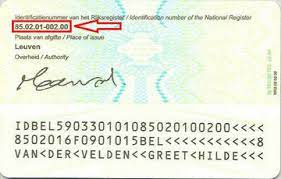
#> input picture data/raw/12.jpeg, 281 x 179 px
$ python -i utils_old.py   (imports and definitions only)   (older library calls are emulated)
#> lines starting #> are read from the running program, lines starting #| are printed output that depends on the picture; after the words box and inside, x2 and y2 are one past the last pixel; in counts of white or black regions, pixels touching at a corner belong together
#> further down, picture is the input picture: shape (179, 281, 3); mean B, G, R 222.3, 236.3, 232.1
from typing import List
import imutils
import cv2
import numpy as np
from typing import List


# [44 lines left out: functions get_skew_angle, rotate_image, not called in this run]


# Deskew image
def deskew(cvImage: np.array) -> np.array:
    angle = get_skew_angle(cvImage)
    return rotate_image(cvImage, -1.0 * angle)


def separate_lines(imageB, imageG):
    M, N = imageB.shape
    lines = []
    for i in range(0, M):
        if np.all(imageB[i, :] == 0):
            lines.append(i)
    l = []
    cmp = 0
    while cmp < len(lines) - 1:
        D = lines[cmp + 1] - lines[cmp]
        if D > 5:
            l.append(lines[cmp])
            l.append(lines[cmp + 1])
        cmp += 1
    l1 = imageG[0 : l[2], :]
    l2 = imageG[l[1] : l[4], :]
    l3 = imageG[l[3] :, :]
    images = [l1, l2, l3]
    l1 = imageB[0 : l[2], :]
    l2 = imageB[l[1] : l[4], :]
    l3 = imageB[l[3] :, :]
    images.append(l1)
    images.append(l2)
    images.append(l3)
    return images


def separate_characters(imageB, imageG):
    M, N = imageB.shape
    lines = [0]
    for i in range(0, N):
        if np.all(imageB[:, i] == 0):
            lines.append(i)
    l = []
    cmp = 0
    while cmp < len(lines) - 1:
        D = lines[cmp + 1] - lines[cmp]
        if D > 1:
            l.append(lines[cmp])
            l.append(lines[cmp + 1])
        cmp += 1
    characters = []
    characters.append(imageG[:, 0 : l[2]])
    cmp = 1
    while cmp < len(l) - 3:
        characters.append(imageG[:, l[cmp] : l[cmp + 3]])
        cmp += 2
    characters.append(imageG[:, l[-3] :])
    return characters


def get_characters_from_image(image: np.array) -> List[List]:
    image = cv2.cvtColor(image, cv2.COLOR_BGR2GRAY)
    rectKernel = cv2.getStructuringElement(cv2.MORPH_RECT, (13, 5))
    sqKernel = cv2.getStructuringElement(cv2.MORPH_RECT, (25, 25))
    image = imutils.resize(image, height=600)
#> image: shape (600, 941)
    gray = cv2.GaussianBlur(image, (3, 3), 0)
    blackhat = cv2.morphologyEx(gray, cv2.MORPH_BLACKHAT, rectKernel)
    gradX = cv2.Sobel(blackhat, ddepth=cv2.CV_32F, dx=1, dy=0, ksize=-1)
    gradX = np.absolute(gradX)
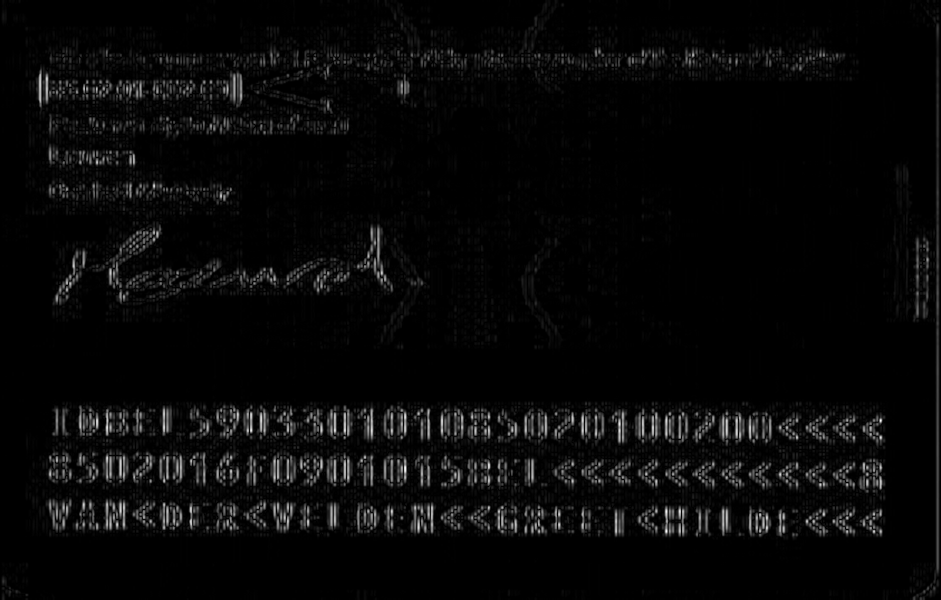
#> gradX: shape (600, 941) float32; min 0, max 2260, mean 76.9; drawn with min black and max white
    (minVal, maxVal) = (np.min(gradX), np.max(gradX))
#> minVal = 0; maxVal = 2260
    gradX = (255 * ((gradX - minVal) / (maxVal - minVal))).astype("uint8")
    gradX = cv2.morphologyEx(gradX, cv2.MORPH_CLOSE, rectKernel)
    thresh = cv2.threshold(gradX, 0, 255, cv2.THRESH_BINARY | cv2.THRESH_OTSU)[1]
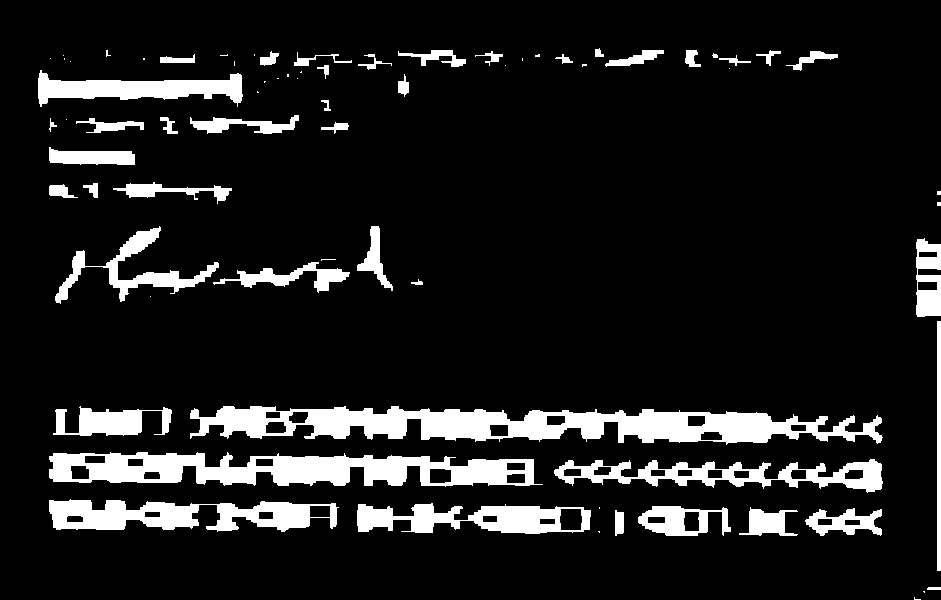
#> thresh: shape (600, 941); 11.2% white; 73 white regions (29 under 20 px), largest, box (x1, y1, x2, y2) and area: (190, 406, 883, 445) 14694, (49, 452, 543, 487) 10555, (49, 499, 339, 532) 5599
    thresh = cv2.morphologyEx(thresh, cv2.MORPH_CLOSE, sqKernel)
#> thresh: shape (600, 941); 23.8% white; 6 white regions, box (x1, y1, x2, y2) and area: (49, 406, 883, 536) 98333, (38, 50, 523, 204) 22904, (55, 226, 423, 304) 7430, (914, 238, 941, 600) 3199, (535, 48, 838, 71) 2436, (937, 191, 941, 206) 60
    thresh = cv2.erode(thresh, None, iterations=4)
#> thresh: shape (600, 941); 19.2% white; 18 white regions (6 under 20 px), largest, box (x1, y1, x2, y2) and area: (53, 410, 878, 532) 89105, (42, 57, 325, 194) 13778, (113, 232, 379, 291) 3093
    p = int(image.shape[1] * 0.05)
#> p = 47
    thresh[:, 0:p] = 0
#> thresh: shape (600, 941); 19.2% white; 18 white regions (6 under 20 px), largest, box (x1, y1, x2, y2) and area: (53, 410, 878, 532) 89105, (47, 57, 325, 194) 13655, (113, 232, 379, 291) 3093
    thresh[:, image.shape[1] - p :] = 0
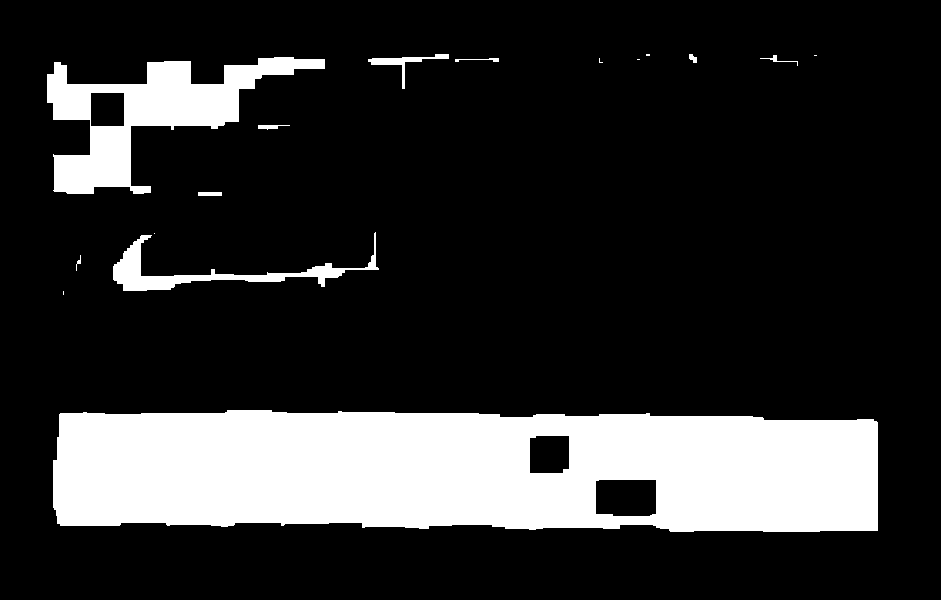
#> thresh: shape (600, 941); 18.9% white; 16 white regions (6 under 20 px)
    cnts = cv2.findContours(thresh.copy(), cv2.RETR_EXTERNAL, cv2.CHAIN_APPROX_SIMPLE)
#> cnts = 16 contours, 7 with area under 20; largest, box (x1, y1, x2, y2) and area: (53, 410, 878, 532) 91678, (47, 57, 325, 194) 14230, (113, 232, 379, 291) 2722, (368, 54, 449, 89) 390, (198, 192, 222, 196) 69
    cnts = imutils.grab_contours(cnts)
    cnts = sorted(cnts, key=cv2.contourArea, reverse=True)
    for c in cnts:
        (x, y, w, h) = cv2.boundingRect(c)
        ar = w / float(h)
        crWidth = w / float(gray.shape[1])
        # 4, 0.5
        if ar > 4 and crWidth > 0.3:
            pX = int((x + w) * 0.04)
            pY = int((y + h) * 0.04)
            (x, y) = (x - pX, y - pY)
            (w, h) = (w + (pX * 2), h + (pY * 2))
            roi = image[y : y + h, x : x + w]
            cv2.rectangle(image, (x, y), (x + w, y + h), (0, 255, 0), 2)
            break
#> this loop made 1 pass
#> (x, y, w, h, ar, crWidth, pX, pY) on pass 1: (18, 389, 895, 164, 6.76, 0.877, 35, 21)
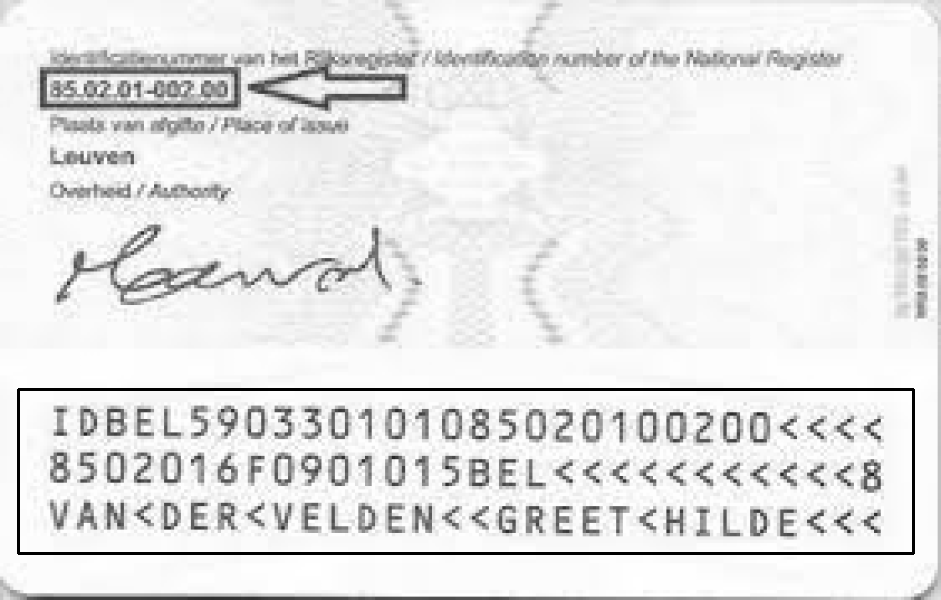
#> image: shape (600, 941); min 0, max 255, mean 230.6
    M, N = roi.shape
#> M = 164; N = 895
    roi[0:1, :] = 255
    roi[M - 1 : M, :] = 255
    roi[:, 0:1] = 255
    roi[:, N - 1 : N] = 255
    (thresh, im_bw1) = cv2.threshold(
        roi, 127, 255, cv2.THRESH_BINARY_INV | cv2.THRESH_OTSU
    )
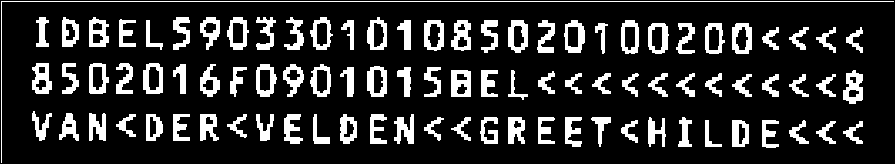
#> im_bw1: shape (164, 895); 17.3% white; 91 white regions, largest, box (x1, y1, x2, y2) and area: (1, 1, 894, 163) 1054, (843, 70, 863, 104) 423, (451, 70, 471, 97) 420
#> thresh = 181
    M, N = roi.shape
    im_bw1 = im_bw1[3:M, 3:N]
#> im_bw1: shape (161, 892); 16.9% white; 90 white regions, largest, box (x1, y1, x2, y2) and area: (840, 67, 860, 101) 423, (448, 67, 468, 94) 420, (505, 17, 525, 50) 395
    roi = roi[3:M, 3:N]
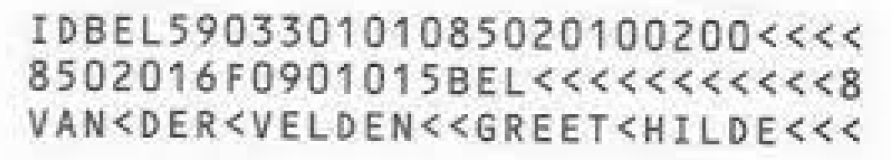
#> roi: shape (161, 892); min 35, max 255, mean 222.1
    images = separate_lines(im_bw1, roi)
#> after the loop in separate_lines, `for i in range(0, M):`: lines = 46 values from 0 to 160
#> the loop in separate_lines, `while cmp < len(lines) - 1:` made 45 passes
#> D on passes 1 to 12: 1, 1, 1, 1, 1, 1, 1, 1, 1, 1, 1, 1
#> after the loop in separate_lines, `while cmp < len(lines) - 1:`: cmp = 45; l = [13, 51, 59, 101, 107, 145]
#> in separate_lines, `l1 = imageB[0 : l[2], :]`: l1: shape (59, 892); 16.7% white; 30 white regions, largest, box (x1, y1, x2, y2) and area: (505, 17, 525, 50) 395, (729, 20, 749, 51) 391, (448, 17, 468, 48) 384
#> in separate_lines, `l2 = imageB[l[1] : l[4], :]`: l2: shape (56, 892); 15.6% white; 30 white regions, largest, box (x1, y1, x2, y2) and area: (840, 16, 860, 50) 423, (448, 16, 468, 43) 420, (29, 9, 49, 40) 393
#> in separate_lines, `l3 = imageB[l[3] :, :]`:
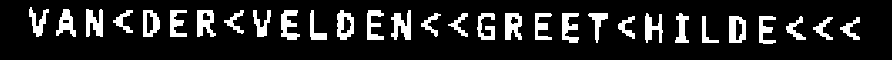
#> l3: shape (60, 892); 14.3% white; 30 white regions, largest, box (x1, y1, x2, y2) and area: (391, 10, 411, 40) 363, (505, 13, 522, 40) 344, (197, 10, 216, 37) 340
#> images = 6 items
    total = []
    for i in range(0, 3):
        characters = separate_characters(images[i + 3], images[i])
        characters = [
            cv2.resize(c, (40, 60), interpolation=cv2.INTER_AREA) for c in characters
        ]
        total.append(characters)
#> after the loop, total = 3 items
    return total

>>> import cv2
>>> picture = cv2.imread('../../data/raw/12.jpeg')
>>> result = get_characters_from_image(picture)
#> result = 3 items

$ run again, on data/raw/15.jpg
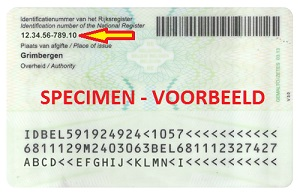
#> input picture data/raw/15.jpg, 300 x 196 px
#> picture is the input picture: shape (196, 300, 3); mean B, G, R 208.8, 219.7, 218.2
#> minVal = 0; maxVal = 2176
#> in get_characters_from_image, `thresh = cv2.erode(thresh, None, iterations=4)`:
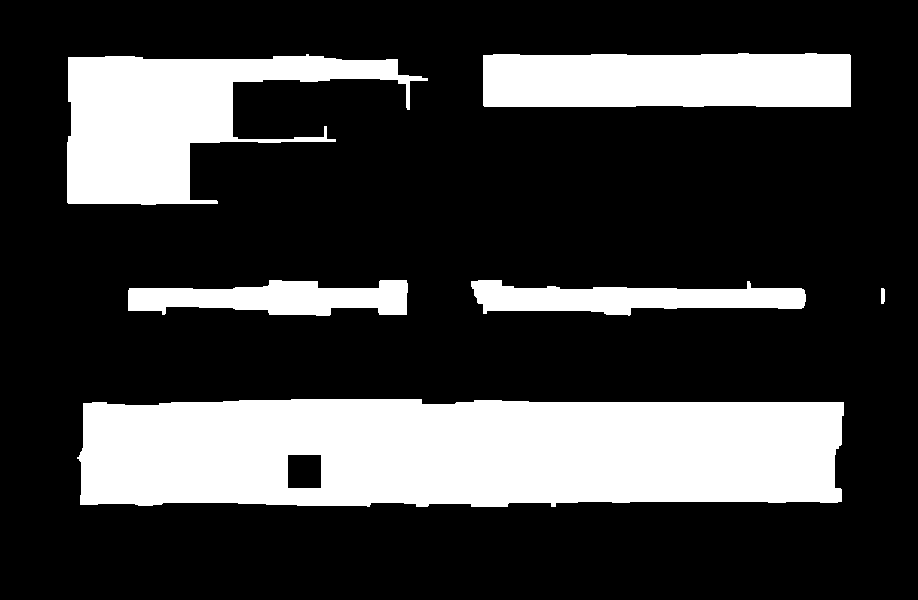
#> thresh: shape (600, 918); 24.7% white; 6 white regions, box (x1, y1, x2, y2) and area: (77, 399, 844, 507) 76346, (67, 54, 428, 205) 25932, (483, 53, 851, 107) 19271, (471, 280, 806, 316) 7423, (128, 280, 408, 316) 6986, (881, 288, 885, 304) 61
#> cnts = 5 contours; box (x1, y1, x2, y2) and area: (77, 399, 844, 507) 76557, (67, 54, 428, 205) 25256, (483, 53, 851, 107) 18852, (471, 280, 806, 316) 7054, (128, 280, 408, 316) 6660
#> the loop in get_characters_from_image, `for c in cnts:` made 1 pass
#> (x, y, w, h, ar, crWidth, pX, pY) on pass 1: (44, 379, 833, 148, 7.1, 0.836, 33, 20)
#> in get_characters_from_image, `(thresh, im_bw1) = cv2.threshold( roi, 127, 255, cv2.THRESH_BINARY_INV..`: thresh = 168
#> after the loop in separate_lines, `for i in range(0, M):`: lines = 58 values from 0 to 144
#> the loop in separate_lines, `while cmp < len(lines) - 1:` made 57 passes
#> D on passes 1 to 8: 1, 1, 1, 1, 1, 1, 1, 1
#> after the loop in separate_lines, `while cmp < len(lines) - 1:`: cmp = 57; l = [12, 43, 55, 86, 101, 129]
#> in separate_lines, `l3 = imageB[l[3] :, :]`:
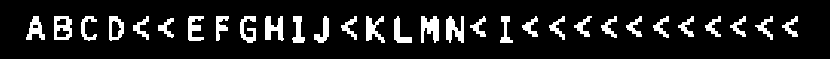
#> l3: shape (59, 830); 11.8% white; 30 white regions, largest, box (x1, y1, x2, y2) and area: (421, 16, 439, 43) 338, (446, 16, 464, 43) 314, (265, 16, 284, 41) 298
#> images = 6 items
#> after the loop in get_characters_from_image, `for i in range(0, 3):`: total = 3 items
